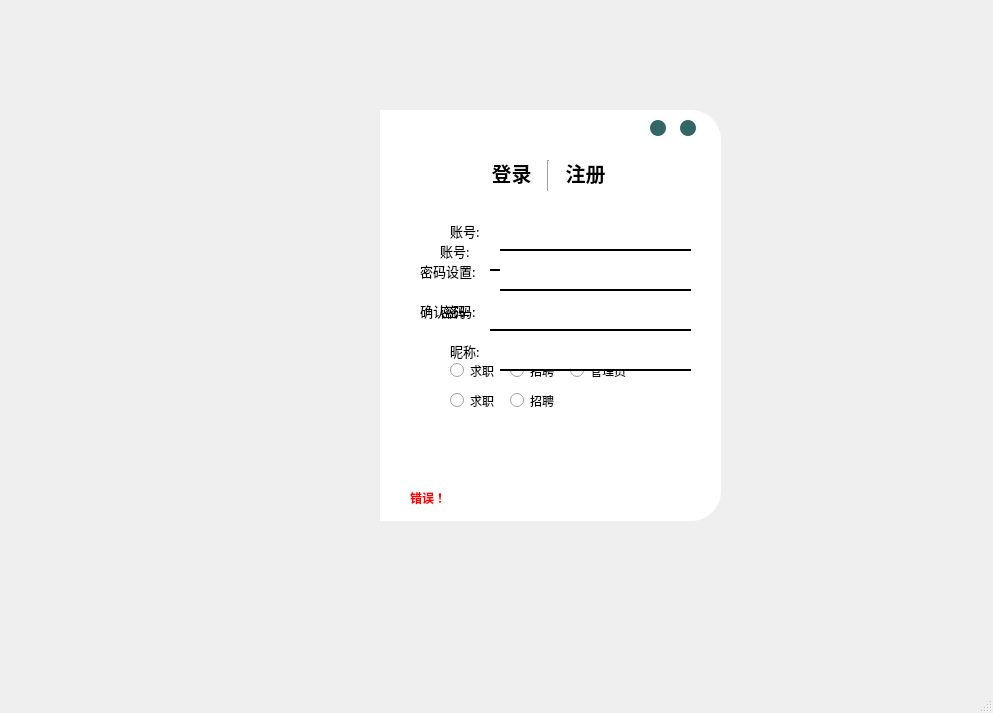
<?xml version="1.0" encoding="UTF-8"?>
<ui version="4.0">
 <class>MainWindow</class>
 <widget class="QMainWindow" name="MainWindow">
  <property name="geometry">
   <rect>
    <x>0</x>
    <y>0</y>
    <width>993</width>
    <height>713</height>
   </rect>
  </property>
  <property name="windowTitle">
   <string>MainWindow</string>
  </property>
  <widget class="QWidget" name="centralwidget">
   <widget class="QLabel" name="label">
    <property name="geometry">
     <rect>
      <x>380</x>
      <y>110</y>
      <width>341</width>
      <height>411</height>
     </rect>
    </property>
    <property name="font">
     <font>
      <weight>50</weight>
      <bold>false</bold>
     </font>
    </property>
    <property name="styleSheet">
     <string notr="true">background-color:rgb(255, 255, 255);
border-top-right-radius:30px;
border-bottom-right-radius:30px;</string>
    </property>
    <property name="text">
     <string/>
    </property>
   </widget>
   <widget class="QLabel" name="label_2">
    <property name="geometry">
     <rect>
      <x>100</x>
      <y>110</y>
      <width>291</width>
      <height>411</height>
     </rect>
    </property>
    <property name="styleSheet">
     <string notr="true">border-image: url(:/images/images/woshou.jpg);
border-top-left-radius:30px;
border-bottom-left-radius:30px;
</string>
    </property>
    <property name="text">
     <string/>
    </property>
   </widget>
   <widget class="QPushButton" name="pushButton">
    <property name="geometry">
     <rect>
      <x>650</x>
      <y>120</y>
      <width>16</width>
      <height>16</height>
     </rect>
    </property>
    <property name="styleSheet">
     <string notr="true">QPushButton{
	border-radius:8px;
	background-color: #336666;
}
QPushButton:hover{
	border-radius:8px;
	background-color: #CCCCCC;
}

</string>
    </property>
    <property name="text">
     <string/>
    </property>
   </widget>
   <widget class="QPushButton" name="pushButton_2">
    <property name="geometry">
     <rect>
      <x>680</x>
      <y>120</y>
      <width>16</width>
      <height>16</height>
     </rect>
    </property>
    <property name="styleSheet">
     <string notr="true">QPushButton{
	border-radius:8px;
	background-color: #336666;
}
QPushButton:hover{
	border-radius:8px;
	background-color: #CCCCCC;
}

</string>
    </property>
    <property name="text">
     <string/>
    </property>
   </widget>
   <widget class="QPushButton" name="pushButton_5">
    <property name="geometry">
     <rect>
      <x>481</x>
      <y>160</y>
      <width>61</width>
      <height>25</height>
     </rect>
    </property>
    <property name="font">
     <font>
      <family>幼圆</family>
      <pointsize>15</pointsize>
      <weight>75</weight>
      <bold>true</bold>
     </font>
    </property>
    <property name="styleSheet">
     <string notr="true">#pushButton_5{
border:none;
}
#pushButton_5:focus{
color:rgb(186,186,186);
}</string>
    </property>
    <property name="text">
     <string>登录</string>
    </property>
   </widget>
   <widget class="QPushButton" name="pushButton_4">
    <property name="geometry">
     <rect>
      <x>560</x>
      <y>160</y>
      <width>51</width>
      <height>25</height>
     </rect>
    </property>
    <property name="font">
     <font>
      <family>幼圆</family>
      <pointsize>15</pointsize>
      <weight>75</weight>
      <bold>true</bold>
     </font>
    </property>
    <property name="styleSheet">
     <string notr="true">#pushButton_4{
border:none;
}
#pushButton_4:focus{
color:rgb(186,186,186);
}</string>
    </property>
    <property name="text">
     <string>注册</string>
    </property>
   </widget>
   <widget class="Line" name="line">
    <property name="geometry">
     <rect>
      <x>540</x>
      <y>160</y>
      <width>16</width>
      <height>31</height>
     </rect>
    </property>
    <property name="orientation">
     <enum>Qt::Vertical</enum>
    </property>
   </widget>
   <widget class="QWidget" name="widget" native="true">
    <property name="geometry">
     <rect>
      <x>410</x>
      <y>210</y>
      <width>291</width>
      <height>281</height>
     </rect>
    </property>
    <widget class="QPushButton" name="pushButton_3">
     <property name="geometry">
      <rect>
       <x>120</x>
       <y>220</y>
       <width>101</width>
       <height>41</height>
      </rect>
     </property>
     <property name="font">
      <font>
       <family>幼圆</family>
       <pointsize>12</pointsize>
      </font>
     </property>
     <property name="styleSheet">
      <string notr="true">QPushButton{
	background-color:qlineargradient(spread:pad, x1:0, y1:0, 		x2:1, y2:1, stop:0 #663300, stop:1 #333333);
	color:#fff;
	border-radius:5px;
	border:none;
}
QPushButton:pressed{
	padding-top:15px;
	padding-left:15px;
}

</string>
     </property>
     <property name="text">
      <string>登录</string>
     </property>
    </widget>
    <widget class="QLabel" name="label_5">
     <property name="geometry">
      <rect>
       <x>30</x>
       <y>80</y>
       <width>61</width>
       <height>41</height>
      </rect>
     </property>
     <property name="font">
      <font>
       <family>幼圆</family>
       <pointsize>10</pointsize>
      </font>
     </property>
     <property name="text">
      <string>密码:</string>
     </property>
    </widget>
    <widget class="QRadioButton" name="radioButton_2">
     <property name="geometry">
      <rect>
       <x>160</x>
       <y>150</y>
       <width>71</width>
       <height>21</height>
      </rect>
     </property>
     <property name="text">
      <string>管理员</string>
     </property>
    </widget>
    <widget class="QRadioButton" name="radioButton">
     <property name="geometry">
      <rect>
       <x>40</x>
       <y>150</y>
       <width>71</width>
       <height>21</height>
      </rect>
     </property>
     <property name="text">
      <string>求职</string>
     </property>
    </widget>
    <widget class="QLineEdit" name="lineEdit_2">
     <property name="geometry">
      <rect>
       <x>80</x>
       <y>90</y>
       <width>191</width>
       <height>31</height>
      </rect>
     </property>
     <property name="styleSheet">
      <string notr="true">border:none;
border-bottom:2px solid #000;
</string>
     </property>
     <property name="echoMode">
      <enum>QLineEdit::Password</enum>
     </property>
    </widget>
    <widget class="QLabel" name="label_4">
     <property name="geometry">
      <rect>
       <x>30</x>
       <y>20</y>
       <width>61</width>
       <height>41</height>
      </rect>
     </property>
     <property name="font">
      <font>
       <family>幼圆</family>
       <pointsize>10</pointsize>
      </font>
     </property>
     <property name="text">
      <string>账号:</string>
     </property>
    </widget>
    <widget class="QLineEdit" name="lineEdit">
     <property name="geometry">
      <rect>
       <x>80</x>
       <y>30</y>
       <width>191</width>
       <height>31</height>
      </rect>
     </property>
     <property name="styleSheet">
      <string notr="true">border:none;
border-bottom:2px solid #000;
</string>
     </property>
    </widget>
    <widget class="QRadioButton" name="radioButton_5">
     <property name="geometry">
      <rect>
       <x>100</x>
       <y>150</y>
       <width>71</width>
       <height>21</height>
      </rect>
     </property>
     <property name="text">
      <string>招聘</string>
     </property>
    </widget>
   </widget>
   <widget class="QWidget" name="widget_2" native="true">
    <property name="geometry">
     <rect>
      <x>410</x>
      <y>200</y>
      <width>291</width>
      <height>281</height>
     </rect>
    </property>
    <widget class="QPushButton" name="pushButton_6">
     <property name="geometry">
      <rect>
       <x>120</x>
       <y>230</y>
       <width>101</width>
       <height>41</height>
      </rect>
     </property>
     <property name="font">
      <font>
       <family>幼圆</family>
       <pointsize>12</pointsize>
      </font>
     </property>
     <property name="styleSheet">
      <string notr="true">QPushButton{
	background-color:qlineargradient(spread:pad, x1:0, y1:0, 		x2:1, y2:1, stop:0 #663300, stop:1 #333333);
	color:#fff;
	border-radius:5px;
	border:none;
}
QPushButton:pressed{
	padding-top:15px;
	padding-left:15px;
}

</string>
     </property>
     <property name="text">
      <string>注册</string>
     </property>
    </widget>
    <widget class="QLabel" name="label_6">
     <property name="geometry">
      <rect>
       <x>10</x>
       <y>50</y>
       <width>81</width>
       <height>41</height>
      </rect>
     </property>
     <property name="font">
      <font>
       <family>幼圆</family>
       <pointsize>10</pointsize>
      </font>
     </property>
     <property name="text">
      <string>密码设置:</string>
     </property>
    </widget>
    <widget class="QRadioButton" name="radioButton_4">
     <property name="geometry">
      <rect>
       <x>40</x>
       <y>190</y>
       <width>71</width>
       <height>21</height>
      </rect>
     </property>
     <property name="text">
      <string>求职</string>
     </property>
    </widget>
    <widget class="QLineEdit" name="lineEdit_3">
     <property name="geometry">
      <rect>
       <x>90</x>
       <y>60</y>
       <width>191</width>
       <height>31</height>
      </rect>
     </property>
     <property name="styleSheet">
      <string notr="true">border:none;
border-bottom:2px solid #000;
</string>
     </property>
     <property name="echoMode">
      <enum>QLineEdit::Password</enum>
     </property>
    </widget>
    <widget class="QLabel" name="label_7">
     <property name="geometry">
      <rect>
       <x>40</x>
       <y>10</y>
       <width>41</width>
       <height>41</height>
      </rect>
     </property>
     <property name="font">
      <font>
       <family>幼圆</family>
       <pointsize>10</pointsize>
      </font>
     </property>
     <property name="text">
      <string>账号:</string>
     </property>
    </widget>
    <widget class="QLineEdit" name="lineEdit_4">
     <property name="geometry">
      <rect>
       <x>90</x>
       <y>20</y>
       <width>191</width>
       <height>31</height>
      </rect>
     </property>
     <property name="styleSheet">
      <string notr="true">border:none;
border-bottom:2px solid #000;
</string>
     </property>
    </widget>
    <widget class="QLineEdit" name="lineEdit_5">
     <property name="geometry">
      <rect>
       <x>90</x>
       <y>100</y>
       <width>191</width>
       <height>31</height>
      </rect>
     </property>
     <property name="styleSheet">
      <string notr="true">border:none;
border-bottom:2px solid #000;
</string>
     </property>
     <property name="echoMode">
      <enum>QLineEdit::Password</enum>
     </property>
    </widget>
    <widget class="QLabel" name="label_8">
     <property name="geometry">
      <rect>
       <x>10</x>
       <y>90</y>
       <width>81</width>
       <height>41</height>
      </rect>
     </property>
     <property name="font">
      <font>
       <family>幼圆</family>
       <pointsize>10</pointsize>
      </font>
     </property>
     <property name="text">
      <string>确认密码:</string>
     </property>
    </widget>
    <widget class="QRadioButton" name="radioButton_6">
     <property name="geometry">
      <rect>
       <x>100</x>
       <y>190</y>
       <width>71</width>
       <height>21</height>
      </rect>
     </property>
     <property name="text">
      <string>招聘</string>
     </property>
    </widget>
    <widget class="QLabel" name="label_9">
     <property name="geometry">
      <rect>
       <x>40</x>
       <y>130</y>
       <width>41</width>
       <height>41</height>
      </rect>
     </property>
     <property name="font">
      <font>
       <family>幼圆</family>
       <pointsize>10</pointsize>
      </font>
     </property>
     <property name="text">
      <string>昵称:</string>
     </property>
    </widget>
    <widget class="QLineEdit" name="lineEdit_6">
     <property name="geometry">
      <rect>
       <x>90</x>
       <y>140</y>
       <width>191</width>
       <height>31</height>
      </rect>
     </property>
     <property name="styleSheet">
      <string notr="true">border:none;
border-bottom:2px solid #000;
</string>
     </property>
    </widget>
   </widget>
   <widget class="QLabel" name="label_3">
    <property name="geometry">
     <rect>
      <x>410</x>
      <y>490</y>
      <width>291</width>
      <height>16</height>
     </rect>
    </property>
    <property name="font">
     <font>
      <family>幼圆</family>
      <weight>75</weight>
      <bold>true</bold>
     </font>
    </property>
    <property name="styleSheet">
     <string notr="true">color: rgb(255,0,0);</string>
    </property>
    <property name="text">
     <string>错误！</string>
    </property>
   </widget>
  </widget>
  <widget class="QStatusBar" name="statusbar"/>
 </widget>
 <resources>
  <include location="res.qrc"/>
 </resources>
 <connections>
  <connection>
   <sender>pushButton_2</sender>
   <signal>clicked()</signal>
   <receiver>MainWindow</receiver>
   <slot>close()</slot>
   <hints>
    <hint type="sourcelabel">
     <x>688</x>
     <y>123</y>
    </hint>
    <hint type="destinationlabel">
     <x>744</x>
     <y>133</y>
    </hint>
   </hints>
  </connection>
  <connection>
   <sender>pushButton</sender>
   <signal>clicked()</signal>
   <receiver>MainWindow</receiver>
   <slot>showMinimized()</slot>
   <hints>
    <hint type="sourcelabel">
     <x>658</x>
     <y>121</y>
    </hint>
    <hint type="destinationlabel">
     <x>649</x>
     <y>72</y>
    </hint>
   </hints>
  </connection>
 </connections>
</ui>
